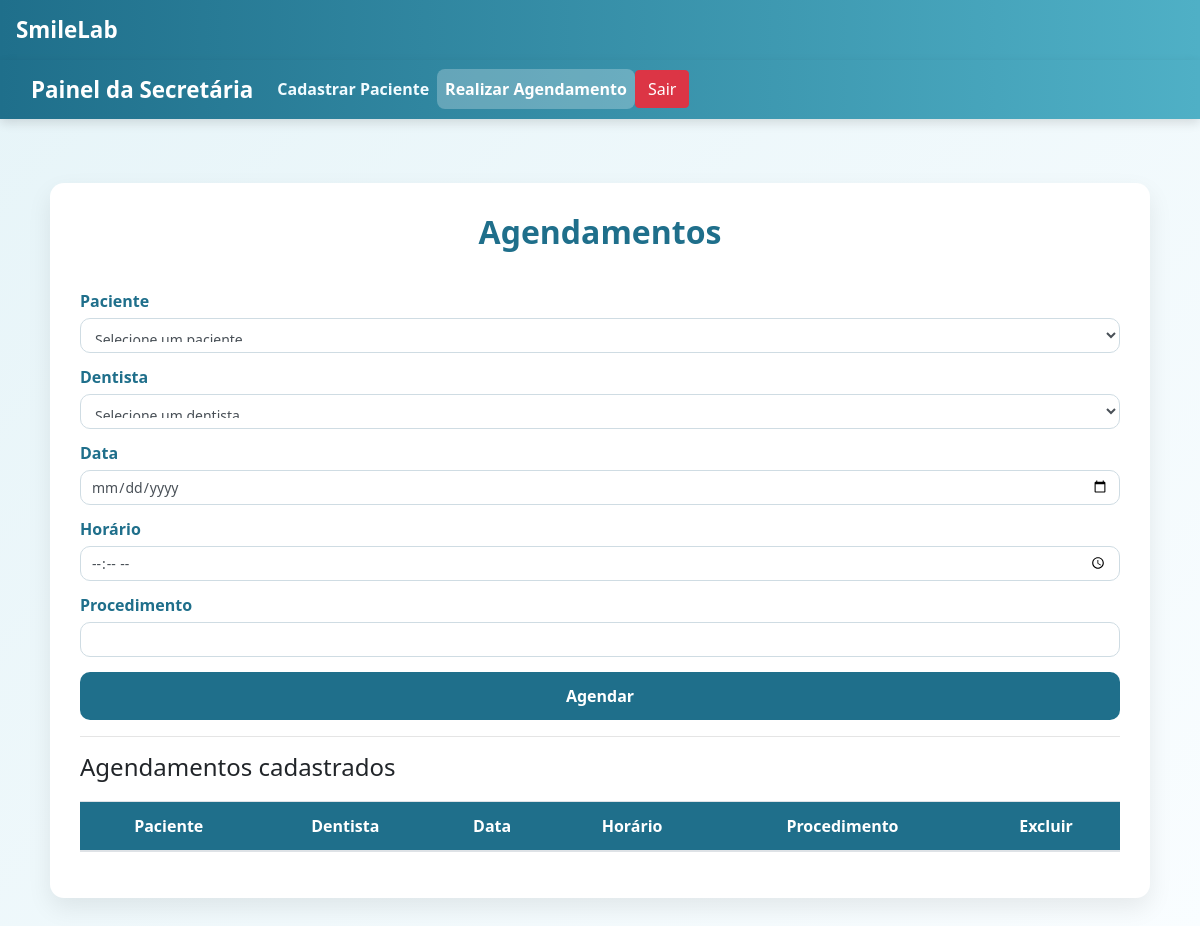
/auth/agendamentos/, run on an earlier commit of the app's database.
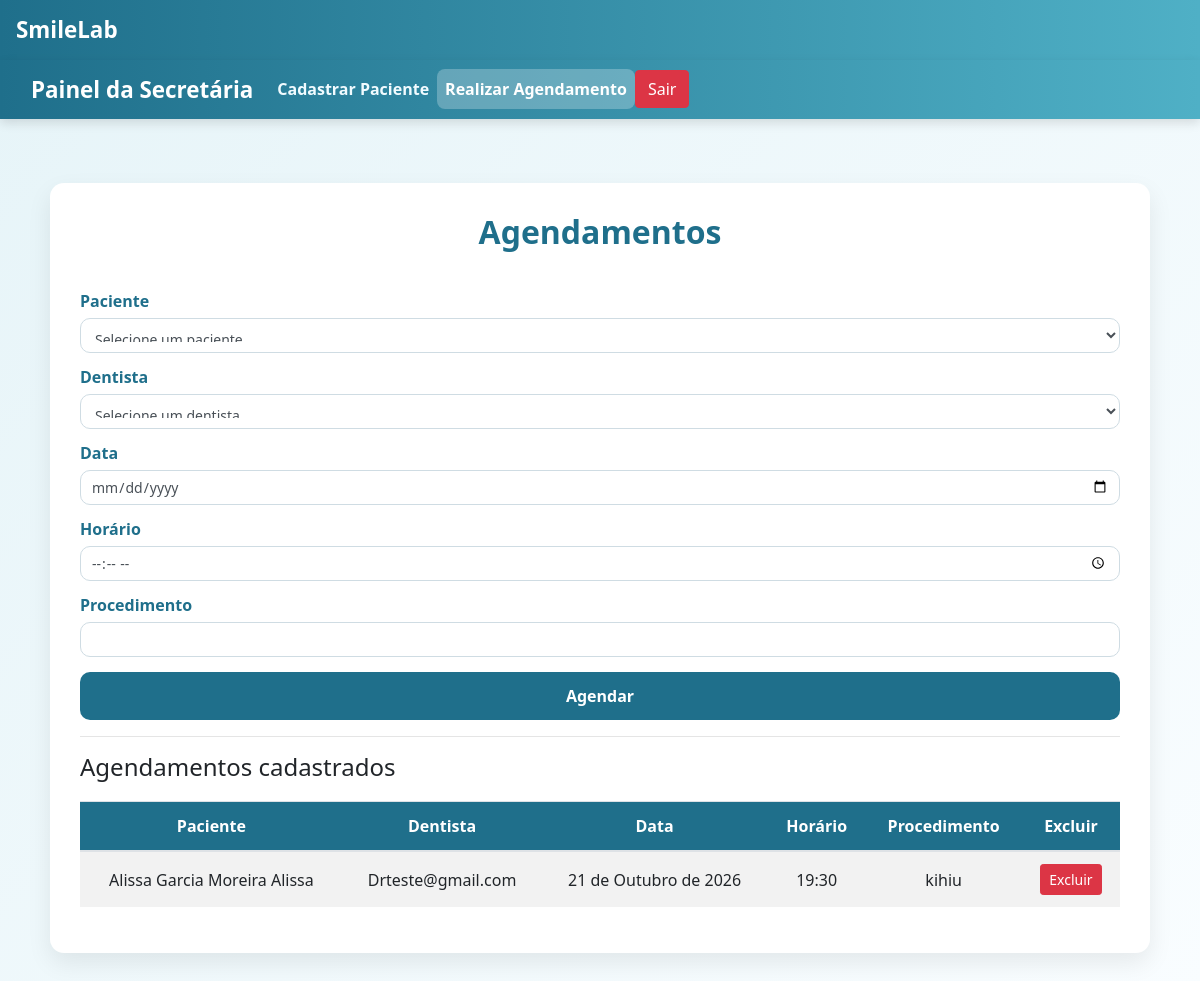
And on a later commit of the database.
### usuarios/models.py (models this page shows, shortened)
class Agendamento(models.Model):
    paciente = models.ForeignKey(Paciente, on_delete=models.CASCADE)
    dentista = models.ForeignKey(
        Users,
        on_delete=models.CASCADE,
        limit_choices_to={'cargo': 'D'}
    )
    data = models.DateField()
    horario = models.TimeField()
    procedimento = models.CharField(max_length=100)

class Paciente(models.Model):
    nome = models.CharField(max_length=100)
    cpf = models.CharField(max_length=14, unique=True)
    telefone = models.CharField(max_length=20)
    endereco = models.CharField(max_length=255)
    data_nascimento = models.DateField()
    observacao = models.TextField(blank=True, null=True)

class Users(AbstractUser):
    choices_cargo = (('D', 'Dentista'), ('S', 'Secretária'), ('A', 'Admin'))
    cargo = models.CharField(max_length=1, choices=choices_cargo)

### usuarios/views.py (the view, shortened to what this page needs)
# urls.py: path('agendamentos/', views.agendamentos, name='agendamentos'),
@has_permission_decorator('criar_agendamentos')
def agendamentos(request):
    if request.method == "GET":
        pacientes = Paciente.objects.all()
        dentistas = Users.objects.filter(cargo="D")
        agendamentos = Agendamento.objects.all()
        return render(request, 'agendamentos.html', {
            'pacientes': pacientes,
            'dentistas': dentistas,
            'agendamentos': agendamentos
        })

### usuarios/templates/agendamentos.html (shortened to what this page needs)
{% extends 'base.html' %}
{% block 'body' %}
<nav class="navbar navbar-expand-lg navbar-dark bg-dark">
  <div class="container-fluid">
    <a class="navbar-brand" href="{% url 'dashboard_secretaria' %}">Painel da Secretária</a>
    <div class="collapse navbar-collapse">
      <ul class="navbar-nav me-auto mb-2 mb-lg-0">
        <li class="nav-item">
          <a class="nav-link" href="{% url 'cadastrar_pacientes' %}">Cadastrar Paciente</a>
        </li>
        <li class="nav-item">
          <a class="nav-link active" href="{% url 'agendamentos' %}">Realizar Agendamento</a>
        </li>
      </ul>
      <a href="{% url 'sair' %}" class="btn btn-danger">Sair</a>
    </div>
  </div>
</nav>
<br>
<div class="container">
  <h2>Agendamentos</h2>
  <form action="{% url 'agendamentos' %}" method="POST">
    <label>Paciente</label>
    <select name="paciente" class="form-control" required>
      <option value="">Selecione um paciente</option>
    </select>
    <br>
    <label>Dentista</label>
    <select name="dentista" class="form-control" required>
      <option value="">Selecione um dentista</option>
    </select>
    <br>
    <label>Data</label>
    <input type="date" name="data" class="form-control" required>
    <br>
    <label>Horário</label>
    <input type="time" name="horario" class="form-control" required>
    <br>
    <label>Procedimento</label>
    <input type="text" name="procedimento" class="form-control" required>
    <br>
    <input type="submit" value="Agendar" class="btn btn-success">
  </form>
  <hr>
  <h4>Agendamentos cadastrados</h4>
  <table class="table table-striped">
    <thead>
      <tr>
        <th>Paciente</th>
        <th>Dentista</th>
        <th>Data</th>
        <th>Horário</th>
        <th>Procedimento</th>
        <th>Excluir</th>
      </tr>
    </thead>
    <tbody>
      {% for agendamento in agendamentos %}
      <tr>
        <td>{{ agendamento.paciente.nome }}</td>
        <td>{{ agendamento.dentista.email }}</td>
        <td>{{ agendamento.data }}</td>
        <td>{{ agendamento.horario }}</td>
        <td>{{ agendamento.procedimento }}</td>
        <td>
          <a href="{% url 'excluir_agendamento' agendamento.id %}" class="btn btn-danger btn-sm">
            Excluir
          </a>
        </td>
      </tr>
      {% endfor %}
    </tbody>
  </table>
</div>
{% endblock %}

### templates/base.html (shortened to what this page needs)
{% load static %}
<!doctype html>
<html lang="pt-br">
  <head>
    <link rel="stylesheet" href="https://cdn.jsdelivr.net/npm/bootstrap@4.6.2/dist/css/bootstrap.min.css">
    <link rel="stylesheet" href="{%static 'usuarios/css/css.css' %}">
  </head>
  <body>
    <nav class="navbar navbar-expand-lg navbar-light bg-light">
  <a class="navbar-brand" href="#">SmileLab</a>
</nav>
   {% block 'body' %}
    {% endblock %}
  </body>
</html>

### templates/static/usuarios/css/css.css (style rules this page uses)
* { box-sizing: border-box; }
body { background: linear-gradient(135deg, #e6f4f8, #f9fdff); font-family: 'Segoe UI', Tahoma, Geneva, Verdana, sans-serif; min-height: 100vh; margin: 0; }
.container { max-width: 1100px; margin: 40px auto; background-color: #ffffff; padding: 30px; border-radius: 14px; box-shadow: 0 10px 25px rgba(0,0,0,0.08); }
h1, h2, h3 { text-align: center; color: #1f6f8b; font-weight: 700; margin-bottom: 25px; }
label { font-weight: 600; color: #1f6f8b; margin-bottom: 5px; }
.form-control { border-radius: 10px; border: 1px solid #cfdce3; padding: 10px; font-size: 14px; transition: 0.3s; width: 100%; }
.form-control::placeholder { color: #9fb3bd; }
.btn-success { width: 100%; background-color: #1f6f8b; border: none; border-radius: 10px; padding: 12px; font-size: 16px; font-weight: 600; transition: 0.3s; margin-top: 15px; }
form { display: flex; flex-direction: column; }
form label { margin-top: 12px; }
.table { margin-top: 20px; }
.table th { background-color: #1f6f8b; color: white; text-align: center; }
.table td { vertical-align: middle; text-align: center; }
.navbar { background: linear-gradient(90deg, #1f6f8b, #4fb0c6) !important; box-shadow: 0 4px 10px rgba(0,0,0,0.12); }
.navbar-brand { color: #ffffff !important; font-weight: 700; font-size: 1.4rem; }
.navbar-dark .navbar-nav .nav-link { color: #f1fbff; font-weight: 600; transition: 0.3s; }
.navbar-dark .navbar-nav .active { background-color: rgba(255,255,255,0.25); border-radius: 8px; }

What changed in the data, as far as the page shows it:
added Agendamento: paciente.nome "Alissa Garcia Moreira Alissa", dentista.email "Drteste@gmail.com", data "21 de Outubro de 2026", horario "19:30", procedimento "kihiu"
